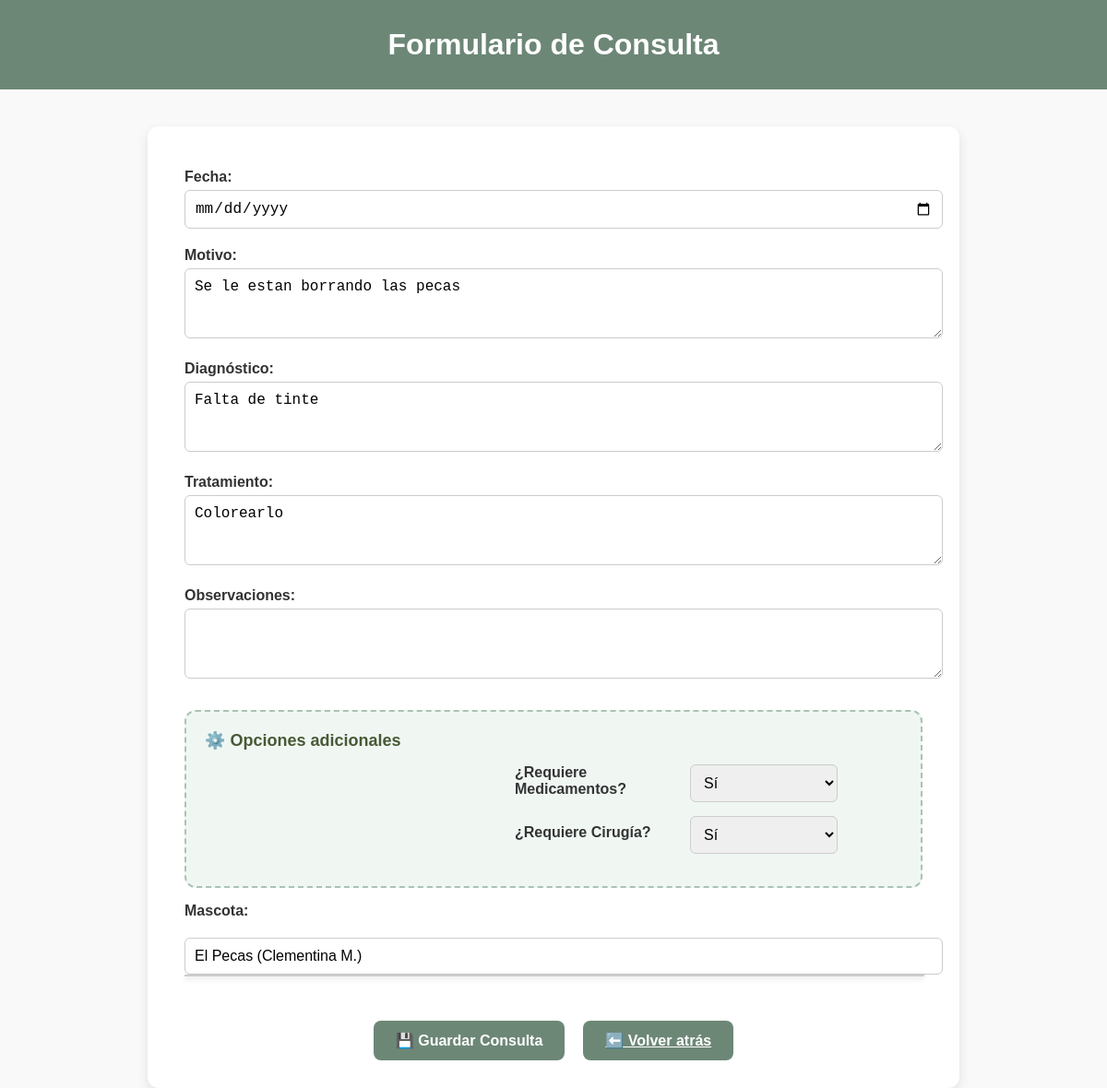
The app's page /consultas/editar/30/ with its own data.
### principal/models.py (models this page shows, shortened)
class Consulta(models.Model):
    fecha = models.DateField()
    motivo = models.TextField(blank=True)
    diagnostico = models.TextField(blank=True)
    tratamiento = models.TextField(blank=True, null=True)
    observaciones = models.TextField(blank=True, null=True)
    req_medicamentos = models.BooleanField(default=False)
    req_cirugia = models.BooleanField(default=False)
    mascota = models.ForeignKey(Mascota, on_delete=models.CASCADE, related_name='consultas')
    med_entregado = models.BooleanField(default=False)
    activo = models.BooleanField(default=True)

class Mascota(models.Model):
    nombre_mascota = models.CharField(max_length=100)
    especie = models.CharField(max_length=50, blank=True)
    raza = models.CharField(max_length=50, blank=True)
    edad = models.PositiveIntegerField(null=True, blank=True)
    cliente = models.ForeignKey(Cliente, on_delete=models.CASCADE, related_name='mascotas')
    activo = models.BooleanField(default=True)

class Cliente(models.Model):
    nombre = models.CharField(max_length=100)
    cedula = models.CharField(max_length=20, unique=True)
    telefono = models.CharField(max_length=20, blank=True, null=True)
    direccion = models.CharField(max_length=255, blank=True, null=True)
    activo = models.BooleanField(default=True)

### principal/views.py (the view)
# urls.py: path('consultas/editar/<int:consulta_id>/', views.editar_consulta, name='editar_consulta'),
def editar_consulta(request, consulta_id):
    consulta = get_object_or_404(Consulta, pk=consulta_id)
    if request.method == 'POST':
        form = ConsultaForm(request.POST, instance=consulta)
        if form.is_valid():
            consulta = form.save()
            if consulta.req_cirugia and not Cirugia.objects.filter(consulta=consulta).exists():
                return redirect('asignar_cirugia', consulta_id=consulta.id)
            return redirect('detalle_consulta', consulta.id)
    else:
        form = ConsultaForm(instance=consulta)
    return render(request, 'principal/formulario_consulta.html', {'form': form})

### principal/forms.py
class ConsultaForm(forms.ModelForm):
    class Meta:
        model = Consulta
        fields = [
            'fecha',
            'motivo',
            'diagnostico',
            'mascota',
            'tratamiento',
            'observaciones',
            'req_medicamentos',
            'req_cirugia'
        ]
        widgets = {
            'fecha': forms.DateInput(attrs={'type': 'date'}),
            'motivo': forms.Textarea(attrs={'placeholder': 'Motivo de la consulta'}),
            'diagnostico': forms.Textarea(attrs={'placeholder': 'Diagnóstico'}),
            'mascota': forms.Select(),
            'tratamiento': forms.Textarea(attrs={'placeholder': 'Tratamiento prescrito'}),
            'observaciones': forms.Textarea(attrs={'placeholder': 'Observaciones adicionales'}),
        }

### principal/templates/principal/formulario_consulta.html (shortened to what this page needs)
{% load static %}
<!DOCTYPE html>
<html lang="es">
<head>
    <link rel="stylesheet" href="{% static 'principal/css/form_consulta.css' %}">
</head>
<body>
<header>
    <h1>Formulario de Consulta</h1>
</header>
<form method="post">
    <p>
        <label for="{{ form.fecha.id_for_label }}">Fecha:</label>
        {{ form.fecha }}
    </p>
    <p>
        <label for="motivo">Motivo:</label>
        <textarea name="motivo" rows="3" required>{{ form.motivo.value|default:'' }}</textarea>
    </p>
    <p>
        <label for="diagnostico">Diagnóstico:</label>
        <textarea name="diagnostico" rows="3">{{ form.diagnostico.value|default:'' }}</textarea>
    </p>
    <p>
        <label for="tratamiento">Tratamiento:</label>
        <textarea name="tratamiento" rows="3">{{ form.tratamiento.value|default:'' }}</textarea>
    </p>
    <p>
        <label for="observaciones">Observaciones:</label>
        <textarea name="observaciones" rows="3">{{ form.observaciones.value|default:'' }}</textarea>
    </p>
    <div class="recuadro-opciones">
        <h3>⚙️ Opciones adicionales</h3>
        <div class="opcion-extra">
            <div class="label-group">
                <label for="req_medicamentos">¿Requiere Medicamentos?</label>
                <select id="req_medicamentos" name="req_medicamentos">
                    <option value="True" {% if form.req_medicamentos.value %}selected{% endif %}>Sí</option>
                </select>
            </div>
        </div>
        <div class="opcion-extra">
            <div class="label-group">
                <label for="req_cirugia">¿Requiere Cirugía?</label>
                <select id="req_cirugia" name="req_cirugia">
                    <option value="True" {% if form.req_cirugia.value %}selected{% endif %}>Sí</option>
                </select>
            </div>
        </div>
    </div>
    <p>
        <label for="mascota_input">Mascota:</label>
        <div class="autocomplete-box">
            {% with mascota_id=form.mascota.value %}
                {% if mascota_id %}
                    {% for m in form.fields.mascota.queryset %}
                        {% if m.id|stringformat:"s" == mascota_id|stringformat:"s" %}
                            <input type="text" id="mascota_input"
                                value="{{ m.nombre_mascota }} ({{ m.cliente.nombre }})"
                                placeholder="Buscar por nombre o dueño..." autocomplete="off">
                        {% endif %}
                    {% endfor %}
                {% else %}
                    <input type="text" id="mascota_input" placeholder="Buscar por nombre o dueño..." autocomplete="off">
                {% endif %}
            {% endwith %}
            <div id="mascota_results" class="autocomplete-results"></div>
        </div>
    </p>
    <div class="acciones">
        <button type="submit" class="btn">💾 Guardar Consulta</button>
        <a href="#" onclick="history.back(); return false;" class="volver. btn">⬅️ Volver atrás</a>
    </div>
</form>
</body>
</html>

### principal/static/principal/css/form_consulta.css (style rules this page uses)
body { font-family: Arial, sans-serif; background-color: #f9f9f9; margin: 0; padding: 0; text-align: center; }
header { background-color: #6D8777; color: white; padding: 30px 20px; }
h1 { margin: 0; }
form { background-color: white; padding: 30px 40px; border-radius: 12px; display: inline-block; margin-top: 40px; box-shadow: 0 4px 12px rgba(0,0,0,0.1); text-align: left; width: 800px; max-width: 95%; }
form p { margin-bottom: 20px; }
label { font-weight: bold; display: block; margin-bottom: 5px; color: #333; }
input, textarea, select { width: 100%; padding: 10px; border-radius: 6px; border: 1px solid #ccc; font-size: 16px; }
.btn { background-color: #6D8777; color: white; padding: 12px 24px; font-size: 16px; font-weight: bold; border: none; border-radius: 8px; cursor: pointer; transition: background-color 0.3s ease, transform 0.2s ease; margin-top: 20px; }
.autocomplete-box { position: relative; }
.autocomplete-results { position: absolute; background: white; border: 1px solid #ccc; width: 100%; max-height: 150px; overflow-y: auto; z-index: 10; box-shadow: 0 2px 6px rgba(0,0,0,0.2); }
.recuadro-opciones { border: 2px dashed #AAC3B4; padding: 20px; border-radius: 12px; background-color: #f0f7f3; margin-top: 30px; }
.recuadro-opciones h3 { margin-top: 0; color: #485935; font-size: 18px; margin-bottom: 15px; }
.opcion-extra { display: flex; justify-content: flex-start; align-items: center; margin-bottom: 15px; }
.label-group { display: flex; align-items: center; gap: 10px; width: 100%; max-width: 420px; margin-left: auto; }
.label-group label { width: 180px; }
.label-group select { width: 160px; }
.acciones { display: flex; justify-content: center; align-items: center; gap: 20px; margin-top: 30px; }

### records on screen
Consulta: motivo "Se le estan borrando las pecas", diagnostico "Falta de tinte", tratamiento "Colorearlo"
Mascota: nombre_mascota "El Pecas (Clementina M.)"
